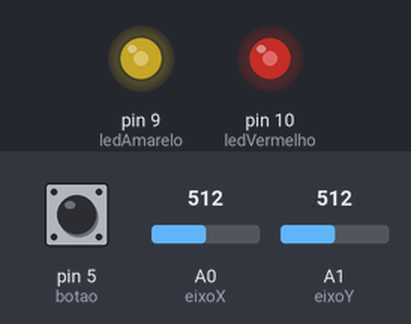
Simulated run of this sketch. Board: Arduino Uno, built with avr-gcc and run on an emulated ATmega328P. Parts: output pins drawn as LEDs (lit = HIGH). Inputs (shaded band) come from the test bench; at power-on: pin 5 (botao) HIGH, A0 (eixoX) = 512, A1 (eixoY) = 512.

Above: at 1.2 s.
1.3 s: pin 5 (botao) pulled LOW for 0.15 s
At 1.53 s:
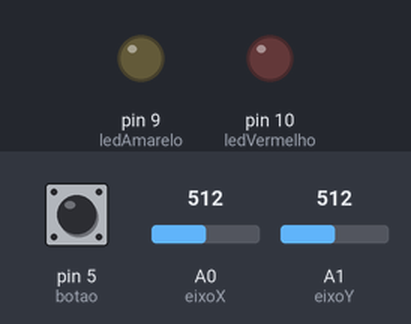
3.1 s: A0 (eixoX) set to 716
At 3.7 s:
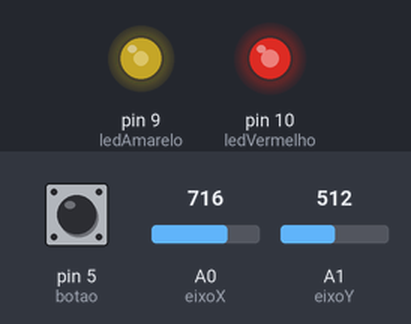
4.6 s: A1 (eixoY) set to 716
At 5.0 s:
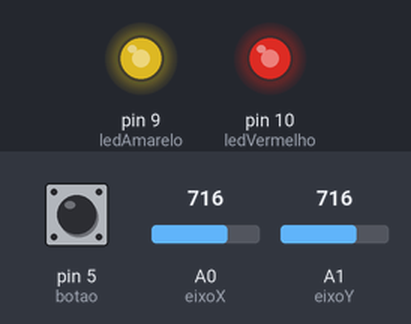
6.1 s: A0 (eixoX) set to 900
At 7.3 s:
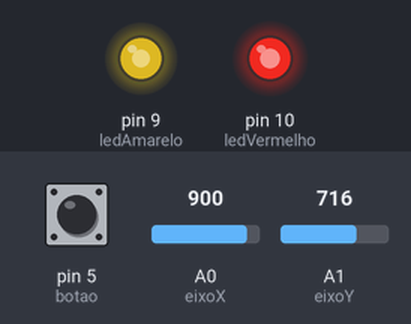
7.6 s: A1 (eixoY) set to 511
At 8.8 s:
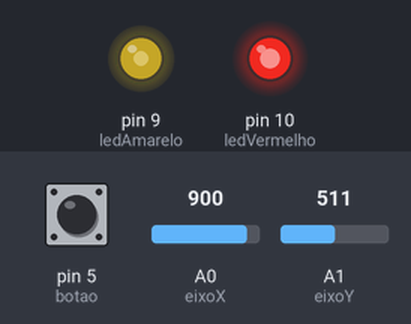
9.1 s: A1 (eixoY) set to 122
At 10.2 s:
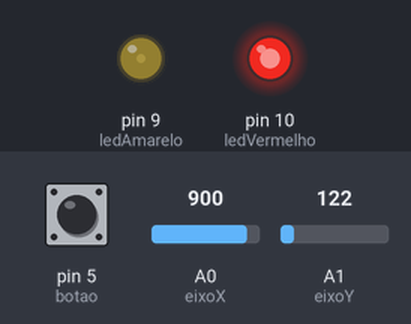
Timing chart, 0 to 11.6 s (numbered marks = the images above; inputs shaded):
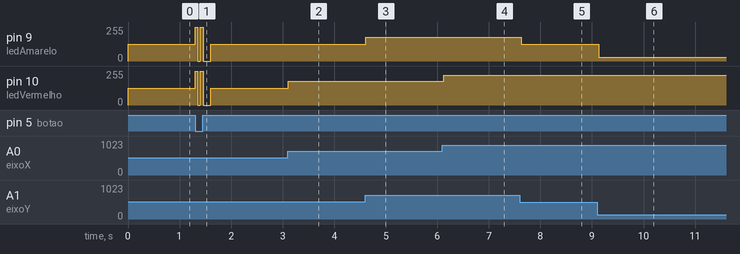

The sketch:

Joystick_Module.ino
```cpp
/*
   Exemplo simples da utilização de um módulo Joystick com LEDs. Cada eixo coordenado é lido por um potenciômetro, e cada um dos potenciômetros está relacionado
   a um dos LEDs, para controlar seu brilho. O botão do joystick, quando pressionado, faz com que os dois LEDs fiquem piscando. Uma função para mostrar as leituras de cada parte
   pode ser habilitada. Na porta correspondente a leitura do botão, deve ser escrito HIGH para o funcionamento correto da mesma.
   Comunicação Serial pode ser habilitada para debug.

   Letícia Pegoraro Garcez 2020
*/

//DEFINIÇÕES
#define ledVermelho 10
#define ledAmarelo 9
#define eixoX A0
#define eixoY A1
#define botao 5

//CABEÇALHOS DE FUNÇÕES
void informacoes(void);
void pisca(void);

void setup() {
  pinMode(ledVermelho, OUTPUT);
  pinMode(ledAmarelo, OUTPUT);
  pinMode(eixoX, INPUT);
  pinMode(eixoY, INPUT);
  pinMode(botao, INPUT);
  digitalWrite(botao, HIGH);//inicializa o estado de leitura como HIGH
}

void loop() {
  //informacoes(); //estados das variáveis
  analogWrite(ledVermelho, map(analogRead(eixoX), 0, 1023, 0, 255));//escrita no LED vermelho
  analogWrite(ledAmarelo, map(analogRead(eixoY), 0, 1023, 0, 255)); //escrita no LED amarelo
  while (digitalRead(botao) == LOW ) {//Se o botão for pressionado, os LEDs piscam
    pisca();
  }
  delay (100);//delay de funcionamento
}


//FUNÇÕES
void informacoes(void) {
  Serial.begin(9600);
  Serial.print("x-> ");
  Serial.print(analogRead(eixoX));
  Serial.print("  y-> ");
  Serial.print(analogRead(eixoY));
  Serial.print("  btn-> ");
  Serial.println(digitalRead(botao));
}

void pisca(void) {
  digitalWrite(ledVermelho, HIGH);
  digitalWrite(ledAmarelo, HIGH);
  delay(50);
  digitalWrite(ledVermelho, LOW);
  digitalWrite(ledAmarelo, LOW);
  delay(50);
}
```

Measured:
- after the input at 1.3 s, pin 9 (ledAmarelo), pin 10 (ledVermelho): 127/255 → 0/255 at once, → 127/255 0.30 s later
- after the input at 3.1 s, pin 10 (ledVermelho): 127/255 → 178/255 at once
- after the input at 4.6 s, pin 9 (ledAmarelo): 127/255 → 178/255 at once
- after the input at 6.1 s, pin 10 (ledVermelho): 178/255 → 224/255 at once
- after the input at 7.6 s, pin 9 (ledAmarelo): 178/255 → 127/255 at once
- after the input at 9.1 s, pin 9 (ledAmarelo): 127/255 → 30/255 at once
